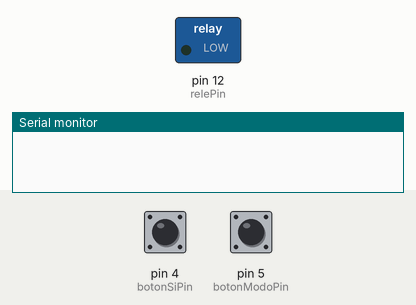
A sketch run on a simulated Arduino Uno, built with avr-gcc and run on an emulated ATmega328P. On the bench: switched loads named in the sketch (green lamp = pin HIGH), the last lines printed to the serial monitor. Inputs (shaded band) come from the test bench; at power-on: pin 5 (botonModoPin) HIGH, pin 4 (botonSiPin) HIGH.

Above: at 1.2 s.
1.3 s: pin 5 (botonModoPin) pulled LOW for 0.15 s
2.9 s: pin 5 (botonModoPin) pulled LOW for 1 s
5.4 s: pin 4 (botonSiPin) pulled LOW for 0.15 s
At 6.6 s:
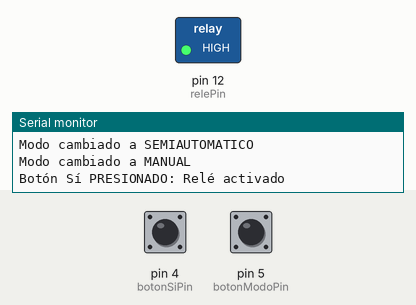
7.0 s: pin 4 (botonSiPin) driven LOW and pin 5 (botonModoPin) driven LOW
Timing chart, 0 to 10.0 s (numbered marks = the images above; inputs shaded):
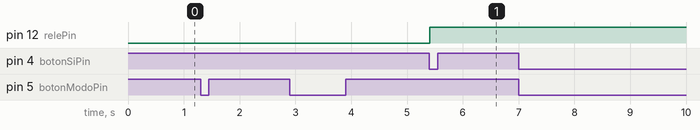

Measured:
- after the input at 5.4 s, pin 12 (relePin): LOW → HIGH at once

The sketch:

botones_rele.ino
```cpp
// Definimos los pines de los botones y del relé
#define botonModoPin 5  // GPIO 5 D1
#define botonSiPin 4    // GPIO 4 D2
#define botonNoPin 0    // GPIO 0 D3
#define relePin 12      // GPIO 12 D6 (suponiendo que el relé está conectado a este pin)

// Definimos los modos
enum Modo { AUTOMATICO, SEMIAUTOMATICO, MANUAL };
Modo modoActual = AUTOMATICO; // El modo por defecto será Automático

// Variables para almacenar el estado anterior de los botones
int ultimoEstadoBotonModo = HIGH;
int ultimoEstadoBotonSi = HIGH;
int ultimoEstadoBotonNo = HIGH;
bool releEncendido = false;  // Estado del relé (inicialmente apagado)

// Variables para controlar el temporizador de impresión
unsigned long ultimoTiempoImpresion = 0;
const unsigned long intervaloImpresion = 10000;  // 10 segundos

void setup() {
  // Inicializamos el monitor serie para ver el estado de los botones y los modos
  Serial.begin(115200);

  // Configuramos los pines de los botones como entradas con resistencia pull-up interna
  pinMode(botonModoPin, INPUT_PULLUP);
  pinMode(botonSiPin, INPUT_PULLUP);
  pinMode(botonNoPin, INPUT_PULLUP);

  // Configuramos el pin del relé como salida
  pinMode(relePin, OUTPUT);
  digitalWrite(relePin, LOW); // Inicialmente, el relé está apagado
}

void loop() {
  // Leemos el estado actual de los botones
  int estadoBotonModo = digitalRead(botonModoPin);
  int estadoBotonSi = digitalRead(botonSiPin);
  int estadoBotonNo = digitalRead(botonNoPin);

  // --- Cambio de modo al presionar el botón Modo ---
  if (estadoBotonModo == LOW && ultimoEstadoBotonModo == HIGH) {
    // Cambiamos al siguiente modo
    if (modoActual == AUTOMATICO) {
      modoActual = SEMIAUTOMATICO;
      Serial.println("Modo cambiado a SEMIAUTOMATICO");
    } else if (modoActual == SEMIAUTOMATICO) {
      modoActual = MANUAL;
      Serial.println("Modo cambiado a MANUAL");
    } else if (modoActual == MANUAL) {
      modoActual = AUTOMATICO;
      Serial.println("Modo cambiado a AUTOMATICO");
    }
  }

  // Guardamos el estado actual como último estado para la próxima lectura
  ultimoEstadoBotonModo = estadoBotonModo;

  // --- Comportamiento según el modo actual ---
  if (millis() - ultimoTiempoImpresion >= intervaloImpresion) {
    // Ha pasado más de 10 segundos, imprimimos el estado actual
    if (modoActual == AUTOMATICO) {
      Serial.println("Modo AUTOMATICO: control automático");
    }
    else if (modoActual == SEMIAUTOMATICO) {
      Serial.println("Modo SEMIAUTOMATICO: esperando decisión del usuario");
    }
    else if (modoActual == MANUAL) {
      Serial.println("Modo MANUAL: control directo por botones");
    }

    // Actualizamos el tiempo de la última impresión
    ultimoTiempoImpresion = millis();
  }

  if (modoActual == MANUAL) {
    // Modo manual: los botones Sí y No controlan directamente el relé
    if (estadoBotonSi == LOW && ultimoEstadoBotonSi == HIGH) {
      releEncendido = true;
      Serial.println("Botón Sí PRESIONADO: Relé activado");
    }

    if (estadoBotonNo == LOW && ultimoEstadoBotonNo == HIGH) {
      releEncendido = false;
      Serial.println("Botón No PRESIONADO: Relé desactivado");
    }

    // Actualizamos el estado del relé según la decisión del usuario
    digitalWrite(relePin, releEncendido ? HIGH : LOW);
  }

  // Guardamos el estado actual de los botones Sí y No como último estado
  ultimoEstadoBotonSi = estadoBotonSi;
  ultimoEstadoBotonNo = estadoBotonNo;

  // Pequeño retraso para evitar lecturas rápidas (debounce)
  delay(50);
}
```
